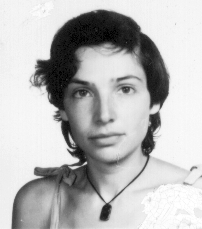
#> input picture IVA_TASK1/Input/julia.png, 202 x 229 px, found by its file name; its folder holds only this picture in this run
$ python 'Hough Transformation.py'
#> lines starting #> are read from the running program, lines starting #| are printed output that depends on the picture
import numpy as np
import cv2
import os

def accumulator(img, DiameterRange):
    [d1, d2] = DiameterRange
    r1 = int(d1) // 2
    r2 = int(d2) // 2
    height, width = img.shape
    AccMatrix = np.zeros([height * 2, width * 2, r2 + 1])  # fill with zeroes initially, instantiate 3D matrix
    for r in range(r1, r2):
        for h in range(height):
            for w in range(width):
                if img[h][w] != 0:
                    for theta in range(0, 360):  # the possible  theta 0 to 360
                        b = w - r * np.sin(theta * np.pi / 180)  # polar coordinate for center(convert to radians)
                        a = h - r * np.cos(theta * np.pi / 180)  # polar coordinate for center(convert to radians)
                        AccMatrix[int(a), int(b), int(r)] += 1  # voting
    Acc = np.sum(AccMatrix, axis=2)  # Sum up the  axis with the radius
    Acc = ((Acc - Acc.min()) / (Acc.max() - Acc.min()) * 255)  # Normalization
    AccImg = Acc[:height + 1, :width + 1]
    indexes = np.argwhere(AccMatrix > 0.7 * np.max(AccMatrix))  # Set threshold for accepted values
    return indexes, AccImg


directory = r'C:\Users\haris\Desktop\IVP\IVA_TASK3\Input'
for filename in os.listdir(directory):
    if filename.endswith(".png"):
        image_path = filename
        # print(image_path)
        new_path = os.path.splitext(image_path)[0]
        print(new_path)

        img = cv2.imread('Input\{}'.format(image_path))
#> img is the input picture: shape (229, 202, 3); min 0, max 255, mean 185.4

        # [7 lines of commented-out code are left out]

        cv2.imshow('Original Image', img)
        cv2.waitKey(0)
        GausImg = cv2.GaussianBlur(img, (3, 3), 0)  # Blur the image with Gaussian filter
        EdgeImg = cv2.Canny(GausImg, 50, 150)  # Apply Canny edge filter
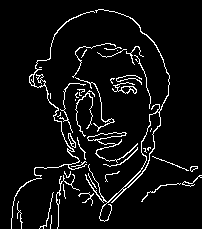
#> EdgeImg: shape (229, 202); 6.1% white in thin lines or dots
        print('Provide range of diameters')
#> (the run stopped early here; a loop or call above may not have finished)
